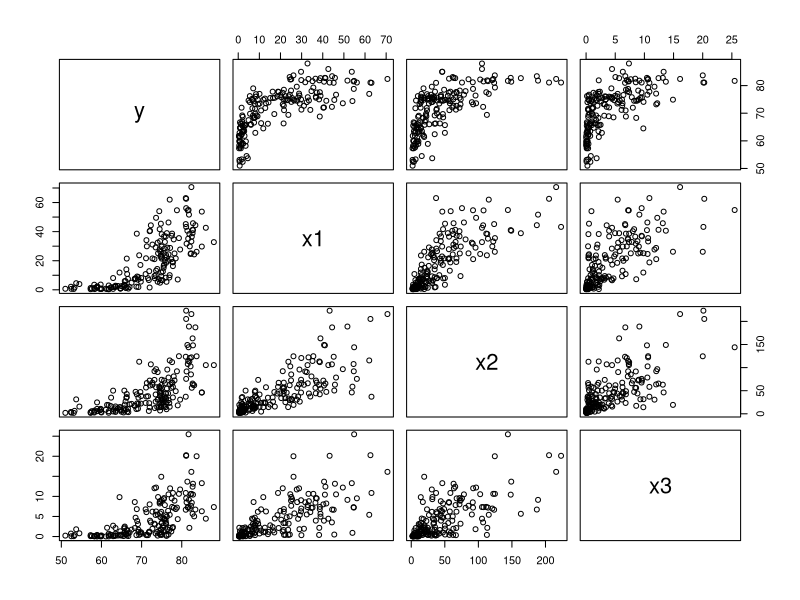

Write R code to recreate this figure.
## ---- chunk 1
le <- read.csv("../../datasets/life_expectancy.csv")
## ---- chunk 2
y <- le$X2015Life.expectancy
x1 <- le$Medical.doctors
x2 <- le$Nurses
x3 <- le$Pharmacists
## ---- chunk 3
model_slr <- lm(y ~ x1)
anova_slr <- anova(model_slr)
anova_slr
## ---- chunk 4
model_mlr <- lm(y ~ x1 + x2 + x3)
anova_mlr <- anova(model_mlr)
anova_mlr
## ---- chunk 5
ssr_x1 <- anova_slr["x1", "Sum Sq"]
## ---- chunk 6
sse_x1 <- anova_slr["Residuals", "Sum Sq"]
## ---- chunk 7
ssr_x2_x1 <- anova_mlr["x2", "Sum Sq"]
## ---- chunk 8
ssr_x12 <- ssr_x2_x1 + ssr_x1
## ---- chunk 9
ssto <- sse_x1 + ssr_x1
sse_x12 <- ssto - ssr_x12
## ---- chunk 10
n <- length(y)
f_star_x2_x1 <- ssr_x2_x1 / (sse_x12 / (n - 3))
## ---- chunk 11
alpha <- 0.05
p_reduced <- 2
p_full <- 3
df_reduced <- n - p_reduced
df_full <- n - p_full
f_crit <- qf(1 - alpha, df_reduced - df_full, df_full)
## ---- chunk 12
f_star_x1 <- ssr_x1 / (sse_x1 / (n - 2))
## ---- chunk 13
p_reduced <- 1
p_full <- 2
df_reduced <- n - p_reduced
df_full <- n - p_full
f_crit <- qf(1 - alpha, df_reduced - df_full, df_full)
## ---- chunk 14
p_reduced <- 2
p_full <- 4
df_reduced <- n - p_reduced
df_full <- n - p_full
ssr_x23_x1 <- sum(anova_mlr[c("x2", "x3"), "Sum Sq"])
sse_x123 <- sum(anova_mlr["Residuals", "Sum Sq"])
f_star_x23_x1 <- (
  (ssr_x23_x1 / (df_reduced - df_full))
  / (sse_x123 / (df_full))
)
## ---- chunk 15
f_crit <- qf(1 - alpha, df_reduced - df_full, df_full)
## ---- chunk 16
anova_mlr
## ---- chunk 17
ssr_x1 <- anova_mlr["x1", "Sum Sq"]
ssr_x12 <- sum(anova_mlr[c("x1", "x2"), "Sum Sq"])
ssr_x2_x1 <- ssr_x12 - ssr_x1
ssto <- sum(anova_mlr[, "Sum Sq"])
sse_x1 <- ssto - ssr_x1
r_sq_2_1 <- ssr_x2_x1 / sse_x1
## ---- chunk 18
ssr_x3_x12 <- anova_mlr["x3", "Sum Sq"]
sse_x12 <- ssto - ssr_x12
r_sq_3_12 <- ssr_x3_x12 / sse_x12
## ---- chunk 19
df <- data.frame(y, x1, x2, x3)
cm <- cor(df)
cm
## ---- chunk 20
plot(df)
## ---- chunk 21
anova_mlr
## ---- chunk 22
library(car)
anova_ii <- Anova(model_mlr, type = "II")
anova_ii
## ---- chunk 23
p_reduced <- 2
p_full <- 4
df_reduced <- n - p_reduced
df_full <- n - p_full
## ---- chunk 24
anova_mlr
model_reduced <- lm(y ~ I(x1 + x2 + x3))
anova_reduced <- anova(model_reduced)
anova_reduced
sse_reduced <- anova_reduced["Residuals", "Sum Sq"]
sse_full <- anova_mlr["Residuals", "Sum Sq"]
f_star <- (sse_reduced - sse_full) /
  (df_reduced - df_full) /
  (sse_full / df_full)
f_crit <- qf(1 - alpha, df_reduced - df_full, df_full)
## ---- chunk 25
p <- 1 - pf(f_star, df_reduced - df_full, df_full)
## ---- chunk 26
anova(model_reduced, model_mlr)
